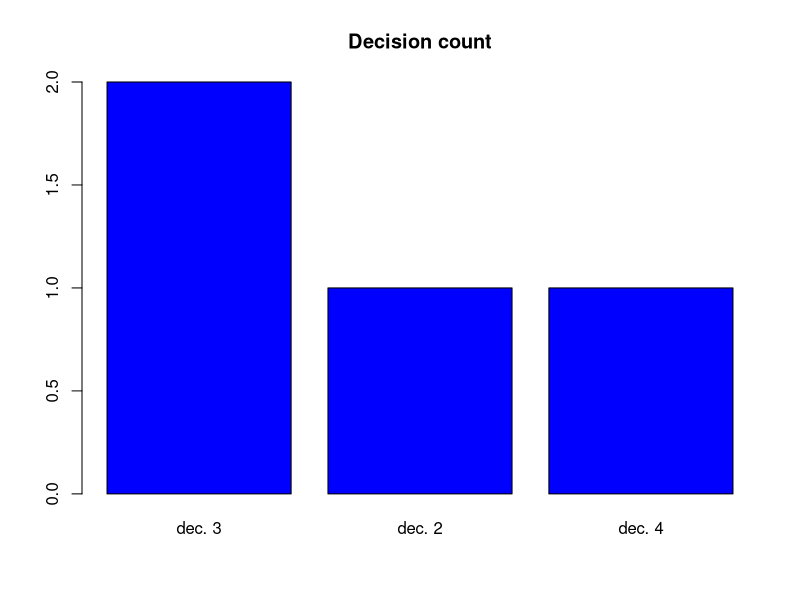
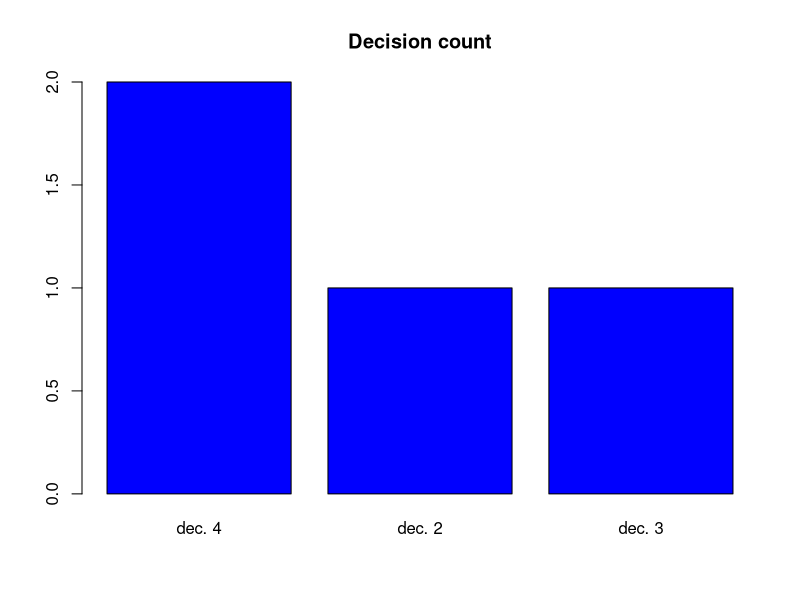
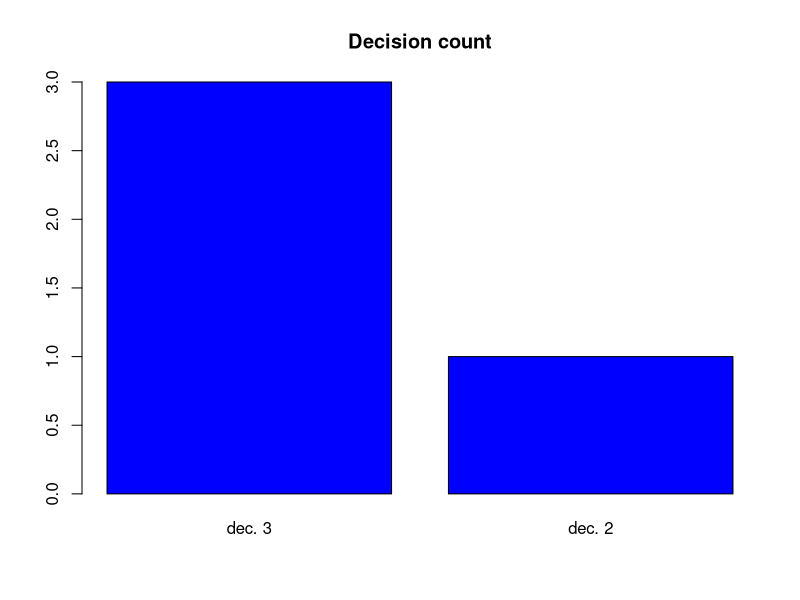
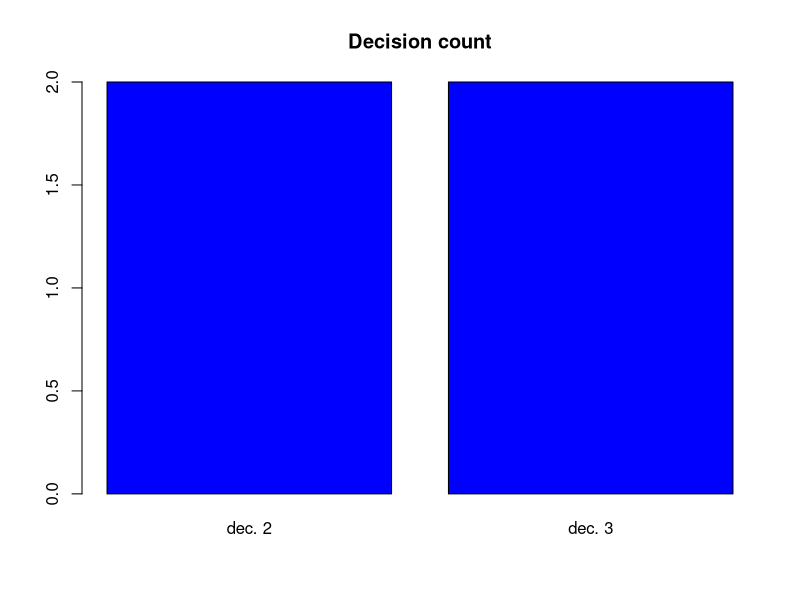

These charts were generated, in order, by the following R code:
# Uproszczona wersja funkcji zwracajaca optymalne warianty decyzji w warunkach
# niepewnosci wedlug okreslonych kryteriow (w przypadku wiecej niz jednej
# optymalnej decyzji zwracana jest ta o najnizszym indeksie)

crit <- function (rm, alpha = 0.7) {
  o <- apply(rm, 1, max)
  s <- apply(rm, 1, min)
  w <- max(s)
  wl <- match(w, s)
  op <- alpha * s + (1 - alpha) * o
  h <- max(op)
  hl <- match(h, op)
  m <- apply(rm, 2, max)
  mv <- matrix(m,
              nrow = dim(rm)[1],
              ncol = dim(rm)[2],
              byrow = TRUE)
  r <- mv - rm
  ro <- apply(r, 1, max)
  sa <- min(ro)
  sal <- match(sa, ro)
  l <- apply(rm, 1, mean)
  lm <- max(l)
  lml <- match(lm, l)
  opt <- rbind(c(wl, hl, sal, lml), c(w, h, sa, lm))
  rownames(opt) <- c("opt.dec", "crit.val")
  colnames(opt) <- c("Wald", "Hurwicz", "Savage", "Laplace")
  t <- table(opt[1, ])
  st <- sort(t, decreasing = TRUE)
  stm <- rbind(as.numeric(names(st)), st)
  colnames(stm) <- NULL
  rownames(stm) <- c("dec", "count")
  barplot(
    stm[2, ],
    names.arg = paste("dec.", stm[1, ], sep = " "),
    main = "Decision count",
    col = "blue"
  )
  list(Hurwicz.alpha = alpha, opt.dec = opt, dec.count = stm)
}

# Przyklad zastosowania (macierz wyplat 4x5 - 4 mozliwe decyzje,
# 5 mozliwych stanow natury)
mt <- matrix(c(13, 11, 8, 15, 5, 17, 11, 6, 19, 13, 13, 8, 14, 16, 17, 13, 18, 4, 20, 18),
           byrow = TRUE, ncol = 5)
crit(mt)
crit(mt, alpha = 0.2)

# Przyklad zastosowania (macierz wyplaty 5x5 o pseudolosowo
# wygenerowanych wartosciach calkowitych z rozkladu jednostajnego (a = 1, b = 20))
mw <- matrix(round(runif(25, 1, 20)), ncol = 5)
crit(mw)
crit(mw, 0.4)
